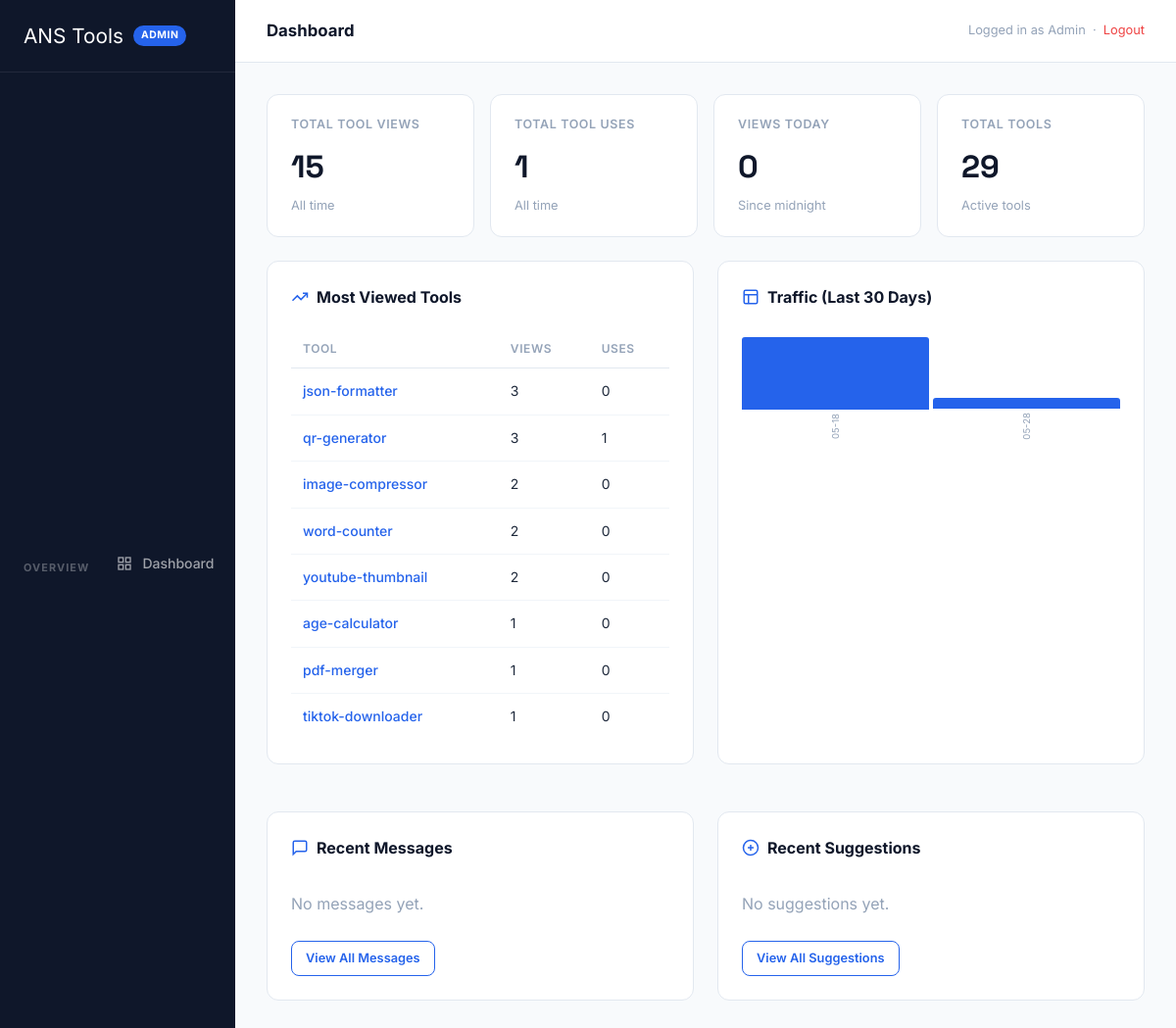
/xpanel-7749/dashboard (signed in), run on the app's committed database.
### tables this page shows
CREATE TABLE tool_stats (
            id INTEGER PRIMARY KEY AUTOINCREMENT,
            tool_slug TEXT NOT NULL,
            views INTEGER DEFAULT 0,
            uses INTEGER DEFAULT 0,
            date TEXT NOT NULL,
            UNIQUE(tool_slug, date)
        );

### app.py (the view)
@app.route('/xpanel-7749/dashboard')
@admin_required
def admin_dashboard():
    conn = get_db()
    today = date.today().isoformat()
    thirty_days_ago = (date.today() - timedelta(days=30)).isoformat()
    total_views = conn.execute('SELECT SUM(views) as v FROM tool_stats').fetchone()['v'] or 0
    total_uses = conn.execute('SELECT SUM(uses) as u FROM tool_stats').fetchone()['u'] or 0
    today_views = conn.execute('SELECT SUM(views) as v FROM tool_stats WHERE date=?',(today,)).fetchone()['v'] or 0
    top_tools = conn.execute('''SELECT tool_slug, SUM(views) as tv, SUM(uses) as tu
        FROM tool_stats GROUP BY tool_slug ORDER BY tv DESC LIMIT 10''').fetchall()
    recent_msgs = conn.execute('SELECT * FROM contact_messages ORDER BY created_at DESC LIMIT 5').fetchall()
    recent_sugg = conn.execute('SELECT * FROM tool_suggestions ORDER BY created_at DESC LIMIT 5').fetchall()
    unread_msgs = conn.execute('SELECT COUNT(*) as c FROM contact_messages WHERE is_read=0').fetchone()['c']
    daily = conn.execute('''SELECT date, SUM(views) as v FROM tool_stats
        WHERE date >= ? GROUP BY date ORDER BY date''', (thirty_days_ago,)).fetchall()
    conn.close()
    return render_template('admin/dashboard.html',
        total_views=total_views, total_uses=total_uses, today_views=today_views,
        top_tools=top_tools, recent_msgs=recent_msgs, recent_sugg=recent_sugg,
        unread_msgs=unread_msgs, daily=daily, tools=TOOLS)

### app.py (called while the page is built)
def get_db():
    os.makedirs(os.path.dirname(DB_PATH), exist_ok=True)
    conn = sqlite3.connect(DB_PATH)
    conn.row_factory = sqlite3.Row
    return conn

def get_setting(key, default=''):
    try:
        conn = get_db()
        row = conn.execute('SELECT value FROM site_settings WHERE key=?', (key,)).fetchone()
        conn.close()
        return row['value'] if row else default
    except:
        return default

@app.context_processor
def inject_settings():
    return dict(
        g_adsense_pub=get_setting('adsense_publisher_id','ca-pub-XXXXXXXXXXXXXXXX'),
        g_adsense_slot1=get_setting('adsense_slot_1','1111111111'),
        g_adsense_slot2=get_setting('adsense_slot_2','2222222222'),
        g_ga_id=get_setting('ga_measurement_id','G-XXXXXXXXXX'),
        g_site_title=get_setting('site_title','ANS Tools'),
    )

def admin_required(f):
    @wraps(f)
    def decorated(*args, **kwargs):
        if not session.get('admin_logged_in'):
            return redirect(url_for('admin_login'))
        return f(*args, **kwargs)
    return decorated

### templates/admin/dashboard.html (shortened to what this page needs)
{% extends 'admin/base.html' %}
{% block admin_topbar_title %}Dashboard{% endblock %}
{% block admin_content %}
<div class="admin-stats-grid">
  <div class="admin-stat-card">
    <div class="admin-stat-label">Total Tool Views</div>
    <div class="admin-stat-num">{{ "{:,}".format(total_views) }}</div>
    <div class="admin-stat-sub">All time</div>
  </div>
  <div class="admin-stat-card">
    <div class="admin-stat-label">Total Tool Uses</div>
    <div class="admin-stat-num">{{ "{:,}".format(total_uses) }}</div>
    <div class="admin-stat-sub">All time</div>
  </div>
  <div class="admin-stat-card">
    <div class="admin-stat-label">Views Today</div>
    <div class="admin-stat-num">{{ "{:,}".format(today_views) }}</div>
    <div class="admin-stat-sub">Since midnight</div>
  </div>
  <div class="admin-stat-card">
    <div class="admin-stat-label">Total Tools</div>
    <div class="admin-stat-num">{{ tools|length }}</div>
    <div class="admin-stat-sub">Active tools</div>
  </div>
</div>
<div style="display:grid;grid-template-columns:1fr 1fr;gap:24px;margin-bottom:24px;">
  <div class="admin-card">
    <div class="admin-card-title">
      <svg width="18" height="18" viewBox="0 0 24 24" fill="none" stroke="currentColor" stroke-width="2"><polyline points="22 7 13.5 15.5 8.5 10.5 2 17"/><polyline points="16 7 22 7 22 13"/></svg>
      Most Viewed Tools
    </div>
    <table class="admin-table">
      <thead><tr><th>Tool</th><th>Views</th><th>Uses</th></tr></thead>
      <tbody>
        {% for row in top_tools %}
        <tr>
          <td><a href="/tools/{{ row.tool_slug }}" style="color:var(--blue);font-weight:500;">{{ row.tool_slug }}</a></td>
          <td>{{ "{:,}".format(row.tv or 0) }}</td>
          <td>{{ "{:,}".format(row.tu or 0) }}</td>
        </tr>
        {% else %}
        <tr><td colspan="3" style="color:var(--text3);text-align:center;padding:24px;">No data yet. Views will appear after users visit tools.</td></tr>
        {% endfor %}
      </tbody>
    </table>
  </div>
  <div class="admin-card">
    <div class="admin-card-title">
      <svg width="18" height="18" viewBox="0 0 24 24" fill="none" stroke="currentColor" stroke-width="2"><rect x="3" y="3" width="18" height="18" rx="2"/><line x1="3" y1="9" x2="21" y2="9"/><line x1="9" y1="21" x2="9" y2="9"/></svg>
      Traffic (Last 30 Days)
    </div>
    {% if daily %}
    {% set max_v = daily|map(attribute='v')|max %}
    <div style="display:flex;align-items:flex-end;gap:4px;height:120px;padding:8px 0;">
      {% for row in daily[-14:] %}
      {% set pct = (row.v / max_v * 100)|int if max_v > 0 else 5 %}
      <div style="flex:1;display:flex;flex-direction:column;align-items:center;gap:4px;height:100%;">
        <div style="flex:1;display:flex;align-items:flex-end;width:100%;">
          <div style="width:100%;background:var(--blue);border-radius:3px 3px 0 0;height:{{ pct }}%;min-height:4px;" title="{{ row.date }}: {{ row.v }} views"></div>
        </div>
        <span style="font-size:.6rem;color:var(--text3);writing-mode:vertical-lr;transform:rotate(180deg);">{{ row.date[-5:] }}</span>
      </div>
      {% endfor %}
    </div>
    {% else %}
    <p style="color:var(--text3);text-align:center;padding:32px;">No traffic data yet.</p>
    {% endif %}
  </div>
</div>
<div style="display:grid;grid-template-columns:1fr 1fr;gap:24px;">
  <div class="admin-card">
    <div class="admin-card-title">
      <svg width="18" height="18" viewBox="0 0 24 24" fill="none" stroke="currentColor" stroke-width="2"><path d="M21 15a2 2 0 0 1-2 2H7l-4 4V5a2 2 0 0 1 2-2h14a2 2 0 0 1 2 2z"/></svg>
      Recent Messages
    </div>
    {% for msg in recent_msgs %}
    <div style="border-bottom:1px solid var(--border);padding:12px 0;">
      <div style="display:flex;align-items:center;gap:8px;margin-bottom:4px;">
        <strong style="font-size:.875rem;">{{ msg.name }}</strong>
        <span class="admin-badge {% if msg.is_read %}admin-badge-read{% else %}admin-badge-unread{% endif %}">{% if msg.is_read %}Read{% else %}Unread{% endif %}</span>
        <span style="font-size:.75rem;color:var(--text3);margin-left:auto;">{{ msg.created_at[:10] }}</span>
      </div>
      <div style="font-size:.8rem;color:var(--text2);">{{ msg.subject or '(No subject)' }}</div>
    </div>
    {% else %}
    <p style="color:var(--text3);padding:12px 0;">No messages yet.</p>
    {% endfor %}
    <a href="/admin/messages" class="btn btn-secondary btn-sm" style="margin-top:12px;">View All Messages</a>
  </div>
  <div class="admin-card">
    <div class="admin-card-title">
      <svg width="18" height="18" viewBox="0 0 24 24" fill="none" stroke="currentColor" stroke-width="2"><circle cx="12" cy="12" r="10"/><line x1="12" y1="8" x2="12" y2="16"/><line x1="8" y1="12" x2="16" y2="12"/></svg>
      Recent Suggestions
    </div>
    {% for s in recent_sugg %}
    <div style="border-bottom:1px solid var(--border);padding:12px 0;">
      <div style="display:flex;align-items:center;gap:8px;margin-bottom:4px;">
        <span style="font-size:.8rem;font-weight:600;color:var(--blue);">{{ s.tool_slug }}</span>
        <span class="admin-badge admin-badge-{{ s.status }}">{{ s.status }}</span>
        <span style="font-size:.75rem;color:var(--text3);margin-left:auto;">{{ s.created_at[:10] }}</span>
      </div>
      <div style="font-size:.8rem;color:var(--text2);">{{ s.suggestion[:80] }}{% if s.suggestion|length > 80 %}…{% endif %}</div>
    </div>
    {% else %}
    <p style="color:var(--text3);padding:12px 0;">No suggestions yet.</p>
    {% endfor %}
    <a href="/admin/suggestions" class="btn btn-secondary btn-sm" style="margin-top:12px;">View All Suggestions</a>
  </div>
</div>
{% endblock %}

### static/css/style.css (style rules this page uses)
*, *::before, *::after { box-sizing: border-box; margin: 0; padding: 0; }
:root { --blue: #2563EB; --blue-dark: #1D4ED8; --blue-light: #EFF6FF; --purple: #7C3AED; --dark: #0F172A; --dark2: #1E293B; --text: #1E293B; --text2: #475569; --text3: #94A3B8; --border: #E2E8F0; --bg: #FFFFFF; --bg2: #F8FAFC; --bg3: #F1F5F9; --success: #10B981; --warning: #F59E0B; --danger: #EF4444; --radius: 12px; --radius-sm: 8px; --shadow-sm: 0 1px 3px rgba(0,0,0,.06), 0 1px 2px rgba(0,0,0,.04); --shadow: 0 4px 16px rgba(0,0,0,.08), 0 1px 4px rgba(0,0,0,.04); --shadow-lg: 0 12px 40px rgba(0,0,0,.12), 0 4px 12px rgba(0,0,0,.06); --transition: 200ms cubic-bezier(.4,0,.2,1); }
html { scroll-behavior: smooth; font-size: 16px; }
body { font-family: 'Inter', 'DM Sans', system-ui, sans-serif; color: var(--text); background: var(--bg); line-height: 1.6; -webkit-font-smoothing: antialiased; }
a { color: var(--blue); text-decoration: none; }
.btn { display: inline-flex; align-items: center; justify-content: center; gap: 8px; padding: 12px 24px; border-radius: 10px; font-family: inherit; font-size: .9rem; font-weight: 600; border: none; cursor: pointer; transition: all var(--transition); text-decoration: none; white-space: nowrap; }
.btn-secondary { background: var(--bg); color: var(--blue); border: 1.5px solid var(--blue); }
.btn-sm { padding: 7px 14px; font-size: .8rem; border-radius: 8px; }
.admin-card { background: var(--bg); border: 1px solid var(--border); border-radius: var(--radius); padding: 24px; margin-bottom: 24px; }
.admin-card-title { font-size: 1rem; font-weight: 700; margin-bottom: 20px; display: flex; align-items: center; gap: 8px; color: var(--dark); }
.admin-card-title svg { width: 18px; height: 18px; color: var(--blue); }
.admin-stats-grid { display: grid; grid-template-columns: repeat(4,1fr); gap: 16px; margin-bottom: 24px; }
.admin-stat-card { background: var(--bg); border: 1px solid var(--border); border-radius: var(--radius); padding: 20px 24px; }
.admin-stat-label { font-size: .78rem; font-weight: 600; color: var(--text3); text-transform: uppercase; letter-spacing: .05em; margin-bottom: 8px; }
.admin-stat-num { font-size: 2rem; font-weight: 700; color: var(--dark); font-family: 'Space Grotesk','Inter',sans-serif; }
.admin-stat-sub { font-size: .8rem; color: var(--text3); margin-top: 4px; }
.admin-table { width: 100%; border-collapse: collapse; font-size: .875rem; }
.admin-table th { text-align: left; padding: 10px 12px; font-size: .75rem; font-weight: 600; text-transform: uppercase; letter-spacing: .05em; color: var(--text3); border-bottom: 1px solid var(--border); }
.admin-table td { padding: 12px; border-bottom: 1px solid var(--bg3); color: var(--text); vertical-align: middle; }
.admin-table tr:last-child td { border-bottom: none; }
html, body { overflow-x: hidden; max-width: 100%; }

### data on the page
tool_stats: tool_slug "json-formatter", views "3", uses "0"
tool_stats: tool_slug "image-compressor", views "2", uses "0"
tool_stats: tool_slug "word-counter", views "2", uses "0"
tool_stats: tool_slug "youtube-thumbnail", tv "2", uses "0"
tool_stats: tool_slug "age-calculator", views "1", uses "0"
tool_stats: tool_slug "pdf-merger", views "1", uses "0"
tool_stats: tool_slug "tiktok-downloader", views "1", uses "0"

### other printed values
{{ "{:,}".format(total_views) }} "15"
{{ "{:,}".format(total_uses) }} "1"
{{ "{:,}".format(today_views) }} "0"
{{ tools|length }} "29"
{{ row.tool_slug }} "qr-generator"
{{ "{:,}".format(row.tv or 0) }} "3"
{{ "{:,}".format(row.tu or 0) }} "1"
{{ row.date[-5:] }} "05-18" "05-28"
